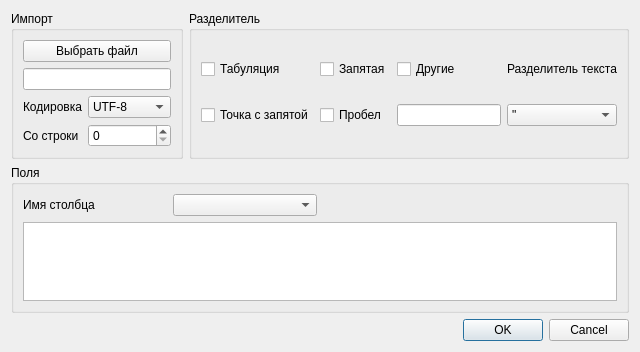
<?xml version="1.0" encoding="UTF-8"?>
<ui version="4.0">
 <class>Dialog</class>
 <widget class="QDialog" name="Dialog">
  <property name="geometry">
   <rect>
    <x>0</x>
    <y>0</y>
    <width>640</width>
    <height>352</height>
   </rect>
  </property>
  <property name="windowTitle">
   <string>Импорт</string>
  </property>
  <layout class="QGridLayout" name="gridLayout_4">
   <item row="0" column="0" colspan="2">
    <widget class="QGroupBox" name="groupBox">
     <property name="title">
      <string>Импорт</string>
     </property>
     <layout class="QGridLayout" name="gridLayout">
      <item row="2" column="1">
       <widget class="QLabel" name="label">
        <property name="text">
         <string>Кодировка</string>
        </property>
       </widget>
      </item>
      <item row="4" column="1">
       <widget class="QLabel" name="label_2">
        <property name="text">
         <string>Со строки</string>
        </property>
       </widget>
      </item>
      <item row="4" column="2">
       <widget class="QSpinBox" name="lineSpinBox"/>
      </item>
      <item row="2" column="2">
       <widget class="QComboBox" name="encComboBox">
        <item>
         <property name="text">
          <string>UTF-8</string>
         </property>
        </item>
        <item>
         <property name="text">
          <string>Win-1251</string>
         </property>
        </item>
       </widget>
      </item>
      <item row="0" column="1" colspan="2">
       <widget class="QPushButton" name="pushButton">
        <property name="text">
         <string>Выбрать файл</string>
        </property>
       </widget>
      </item>
      <item row="1" column="1" colspan="2">
       <widget class="QLineEdit" name="fileLineEdit"/>
      </item>
     </layout>
    </widget>
   </item>
   <item row="2" column="0" colspan="3">
    <widget class="QGroupBox" name="groupBox_3">
     <property name="title">
      <string>Поля</string>
     </property>
     <layout class="QGridLayout" name="gridLayout_3">
      <item row="2" column="0" colspan="4">
       <widget class="QTableView" name="tableView"/>
      </item>
      <item row="0" column="1">
       <widget class="QComboBox" name="colNameComboBox"/>
      </item>
      <item row="0" column="0">
       <widget class="QLabel" name="label_3">
        <property name="text">
         <string>Имя столбца</string>
        </property>
       </widget>
      </item>
     </layout>
    </widget>
   </item>
   <item row="0" column="2">
    <widget class="QGroupBox" name="groupBox_2">
     <property name="title">
      <string>Разделитель</string>
     </property>
     <layout class="QGridLayout" name="gridLayout_2">
      <item row="0" column="0">
       <widget class="QCheckBox" name="tabCheckBox">
        <property name="text">
         <string>Табуляция</string>
        </property>
       </widget>
      </item>
      <item row="0" column="1">
       <widget class="QCheckBox" name="commaCheckBox">
        <property name="text">
         <string>Запятая</string>
        </property>
       </widget>
      </item>
      <item row="0" column="2">
       <widget class="QCheckBox" name="otherCheckBox">
        <property name="text">
         <string>Другие</string>
        </property>
       </widget>
      </item>
      <item row="1" column="0">
       <widget class="QCheckBox" name="semicolCheckBox">
        <property name="text">
         <string>Точка с запятой</string>
        </property>
       </widget>
      </item>
      <item row="1" column="1">
       <widget class="QCheckBox" name="spaceCheckBox">
        <property name="text">
         <string>Пробел</string>
        </property>
       </widget>
      </item>
      <item row="1" column="2">
       <widget class="QLineEdit" name="otherLineEdit"/>
      </item>
      <item row="0" column="3">
       <widget class="QLabel" name="label_4">
        <property name="text">
         <string>Разделитель текста</string>
        </property>
       </widget>
      </item>
      <item row="1" column="3">
       <widget class="QComboBox" name="comboBox">
        <item>
         <property name="text">
          <string>&quot;</string>
         </property>
        </item>
        <item>
         <property name="text">
          <string>'</string>
         </property>
        </item>
       </widget>
      </item>
     </layout>
    </widget>
   </item>
   <item row="3" column="2">
    <widget class="QDialogButtonBox" name="buttonBox">
     <property name="orientation">
      <enum>Qt::Horizontal</enum>
     </property>
     <property name="standardButtons">
      <set>QDialogButtonBox::Cancel|QDialogButtonBox::Ok</set>
     </property>
    </widget>
   </item>
  </layout>
 </widget>
 <resources/>
 <connections>
  <connection>
   <sender>buttonBox</sender>
   <signal>accepted()</signal>
   <receiver>Dialog</receiver>
   <slot>accept()</slot>
   <hints>
    <hint type="sourcelabel">
     <x>248</x>
     <y>254</y>
    </hint>
    <hint type="destinationlabel">
     <x>157</x>
     <y>274</y>
    </hint>
   </hints>
  </connection>
  <connection>
   <sender>buttonBox</sender>
   <signal>rejected()</signal>
   <receiver>Dialog</receiver>
   <slot>reject()</slot>
   <hints>
    <hint type="sourcelabel">
     <x>316</x>
     <y>260</y>
    </hint>
    <hint type="destinationlabel">
     <x>286</x>
     <y>274</y>
    </hint>
   </hints>
  </connection>
 </connections>
</ui>
